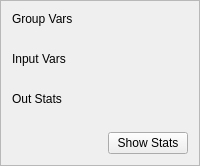
                        <widget  class="QFrame"  name="wShowStats">
                            <property  name="frameShape">
                                <enum>QFrame::StyledPanel</enum>
                            </property>
                            <property  name="frameShadow">
                                <enum>QFrame::Raised</enum>
                            </property>
                            <property  name="lineWidth">
                                <number>8</number>
                            </property>
                        
                            <layout  class="QVBoxLayout"  name="vlTmp">

                            <item>
                            <widget  class="QLabel"  name="label_select">
                                <property  name="text">
                                <string>Group Vars</string>
                                </property>
                            </widget>
                            </item>
                            
                            <item>
                            <layout  class="QHBoxLayout"  name="horizontalLayout_5">
                                <item>
                                <spacer  name="horizontalSpacer_5">
                                    <property  name="orientation">
                                    <enum>Qt::Horizontal</enum>
                                    </property>
                                    
                                    <property name="sizeType">
                                        <enum>QSizePolicy::Fixed</enum>
                                    </property>
                                    
                                    <property  name="sizeHint"  stdset="0">
                                    <size>
                                        <width>30</width>
                                        <height>20</height>
                                    </size>
                                    </property>
                                </spacer>
                                </item>
                                <item>
                                <layout  class="QVBoxLayout"  name="vlComboStatsGroup"/>
                                </item>
                            </layout>
                            </item>

                            <item>
                            <widget  class="QLabel"  name="label_select">
                                <property  name="text">
                                <string>Input Vars</string>
                                </property>
                            </widget>
                            </item>
                            
                            <item>
                            <layout  class="QHBoxLayout"  name="horizontalLayout_5">
                                <item>
                                <spacer  name="horizontalSpacer_5">
                                    <property  name="orientation">
                                    <enum>Qt::Horizontal</enum>
                                    </property>
                                    
                                    <property name="sizeType">
                                        <enum>QSizePolicy::Fixed</enum>
                                    </property>
                                    
                                    <property  name="sizeHint"  stdset="0">
                                    <size>
                                        <width>30</width>
                                        <height>20</height>
                                    </size>
                                    </property>
                                </spacer>
                                </item>
                                <item>
                                <layout  class="QVBoxLayout"  name="vlComboStatsIn"/>
                                </item>
                            </layout>
                            </item>
                            
                            <item>
                            <widget  class="QLabel"  name="label_select">
                                <property  name="text">
                                <string>Out Stats</string>
                                </property>
                            </widget>
                            </item>
                            
                            <item>
                            <layout  class="QHBoxLayout"  name="horizontalLayout_5">
                                <item>
                                <spacer  name="horizontalSpacer_5">
                                    <property  name="orientation">
                                    <enum>Qt::Horizontal</enum>
                                    </property>
                                    
                                    <property name="sizeType">
                                        <enum>QSizePolicy::Fixed</enum>
                                    </property>
                                    
                                    <property  name="sizeHint"  stdset="0">
                                    <size>
                                        <width>30</width>
                                        <height>20</height>
                                    </size>
                                    </property>
                                </spacer>
                                </item>
                                <item>
                                <layout  class="QVBoxLayout"  name="vlComboStatsOut"/>
                                </item>
                            </layout>
                            </item>
                            
                            <item>
                                <layout  class="QHBoxLayout"  name="hlSortBtn">
                                <item>
                                    <spacer  name="horizontalSpacer_8">
                                    <property  name="orientation">
                                        <enum>Qt::Horizontal</enum>
                                    </property>
                                    
                                    <property  name="sizeHint"  stdset="0">
                                        <size>
                                        <width>40</width>
                                        <height>20</height>
                                        </size>
                                    </property>
                                    </spacer>
                                </item>
                                <item>
                                    <widget  class="QPushButton"  name="showStatsBtn">
                                    <property  name="text">
                                        <string>Show Stats</string>
                                    </property>
                                    </widget>
                                </item>
                                </layout>
                            </item>
                            
                            
                            

                            </layout>
                        </widget>
